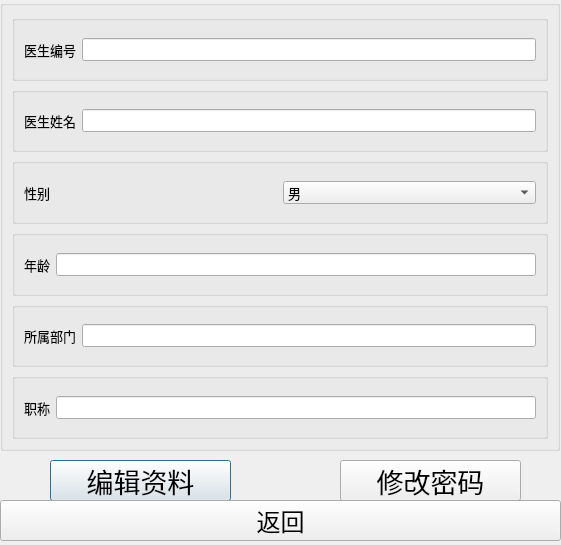
<?xml version="1.0" encoding="UTF-8"?>
<ui version="4.0">
 <class>Dialog</class>
 <widget class="QDialog" name="Dialog">
  <property name="geometry">
   <rect>
    <x>0</x>
    <y>0</y>
    <width>561</width>
    <height>545</height>
   </rect>
  </property>
  <property name="windowTitle">
   <string>Dialog</string>
  </property>
  <widget class="QPushButton" name="pushButton_edit">
   <property name="geometry">
    <rect>
     <x>50</x>
     <y>460</y>
     <width>181</width>
     <height>41</height>
    </rect>
   </property>
   <property name="font">
    <font>
     <pointsize>20</pointsize>
    </font>
   </property>
   <property name="text">
    <string>编辑资料</string>
   </property>
  </widget>
  <widget class="QGroupBox" name="groupBox_total">
   <property name="geometry">
    <rect>
     <x>0</x>
     <y>0</y>
     <width>560</width>
     <height>451</height>
    </rect>
   </property>
   <property name="font">
    <font>
     <pointsize>10</pointsize>
    </font>
   </property>
   <property name="title">
    <string/>
   </property>
   <layout class="QVBoxLayout" name="verticalLayout">
    <item>
     <widget class="QGroupBox" name="groupBox_dno">
      <property name="font">
       <font>
        <pointsize>10</pointsize>
       </font>
      </property>
      <property name="title">
       <string/>
      </property>
      <layout class="QHBoxLayout" name="horizontalLayout_8">
       <item>
        <widget class="QLabel" name="label_dno">
         <property name="font">
          <font>
           <pointsize>10</pointsize>
          </font>
         </property>
         <property name="text">
          <string>医生编号</string>
         </property>
        </widget>
       </item>
       <item>
        <widget class="QLineEdit" name="lineEdit_dno">
         <property name="font">
          <font>
           <pointsize>10</pointsize>
          </font>
         </property>
        </widget>
       </item>
      </layout>
     </widget>
    </item>
    <item>
     <widget class="QGroupBox" name="groupBox_dname">
      <property name="font">
       <font>
        <pointsize>10</pointsize>
       </font>
      </property>
      <property name="title">
       <string/>
      </property>
      <layout class="QHBoxLayout" name="horizontalLayout_9">
       <item>
        <widget class="QLabel" name="label_dname">
         <property name="font">
          <font>
           <pointsize>10</pointsize>
          </font>
         </property>
         <property name="text">
          <string>医生姓名</string>
         </property>
        </widget>
       </item>
       <item>
        <widget class="QLineEdit" name="lineEdit_dname">
         <property name="font">
          <font>
           <pointsize>10</pointsize>
          </font>
         </property>
        </widget>
       </item>
      </layout>
     </widget>
    </item>
    <item>
     <widget class="QGroupBox" name="groupBox_dsex">
      <property name="font">
       <font>
        <pointsize>10</pointsize>
       </font>
      </property>
      <property name="title">
       <string/>
      </property>
      <layout class="QHBoxLayout" name="horizontalLayout_10">
       <item>
        <widget class="QLabel" name="label_dsex">
         <property name="font">
          <font>
           <pointsize>10</pointsize>
          </font>
         </property>
         <property name="text">
          <string>性别</string>
         </property>
        </widget>
       </item>
       <item>
        <widget class="QComboBox" name="comboBox_dsex">
         <property name="font">
          <font>
           <pointsize>10</pointsize>
          </font>
         </property>
         <item>
          <property name="text">
           <string>男</string>
          </property>
         </item>
         <item>
          <property name="text">
           <string>女</string>
          </property>
         </item>
        </widget>
       </item>
      </layout>
     </widget>
    </item>
    <item>
     <widget class="QGroupBox" name="groupBox_dage">
      <property name="font">
       <font>
        <pointsize>10</pointsize>
       </font>
      </property>
      <property name="title">
       <string/>
      </property>
      <layout class="QHBoxLayout" name="horizontalLayout_4">
       <item>
        <widget class="QLabel" name="label_dage">
         <property name="font">
          <font>
           <pointsize>10</pointsize>
          </font>
         </property>
         <property name="text">
          <string>年龄</string>
         </property>
        </widget>
       </item>
       <item>
        <widget class="QLineEdit" name="lineEdit_dage">
         <property name="font">
          <font>
           <pointsize>10</pointsize>
          </font>
         </property>
        </widget>
       </item>
      </layout>
     </widget>
    </item>
    <item>
     <widget class="QGroupBox" name="groupBox_dept">
      <property name="font">
       <font>
        <pointsize>10</pointsize>
       </font>
      </property>
      <property name="title">
       <string/>
      </property>
      <layout class="QHBoxLayout" name="horizontalLayout_5">
       <item>
        <widget class="QLabel" name="label_dept">
         <property name="font">
          <font>
           <pointsize>10</pointsize>
          </font>
         </property>
         <property name="text">
          <string>所属部门</string>
         </property>
        </widget>
       </item>
       <item>
        <widget class="QLineEdit" name="lineEdit_dept">
         <property name="font">
          <font>
           <pointsize>10</pointsize>
          </font>
         </property>
        </widget>
       </item>
      </layout>
     </widget>
    </item>
    <item>
     <widget class="QGroupBox" name="groupBox_title">
      <property name="font">
       <font>
        <pointsize>10</pointsize>
       </font>
      </property>
      <property name="title">
       <string/>
      </property>
      <layout class="QHBoxLayout" name="horizontalLayout_6">
       <item>
        <widget class="QLabel" name="label_title">
         <property name="font">
          <font>
           <pointsize>10</pointsize>
          </font>
         </property>
         <property name="text">
          <string>职称</string>
         </property>
        </widget>
       </item>
       <item>
        <widget class="QLineEdit" name="lineEdit_title">
         <property name="font">
          <font>
           <pointsize>10</pointsize>
          </font>
         </property>
        </widget>
       </item>
      </layout>
     </widget>
    </item>
   </layout>
  </widget>
  <widget class="QPushButton" name="pushButton_password">
   <property name="geometry">
    <rect>
     <x>340</x>
     <y>460</y>
     <width>181</width>
     <height>41</height>
    </rect>
   </property>
   <property name="font">
    <font>
     <pointsize>20</pointsize>
    </font>
   </property>
   <property name="text">
    <string>修改密码</string>
   </property>
  </widget>
  <widget class="QPushButton" name="pushButton_back">
   <property name="geometry">
    <rect>
     <x>0</x>
     <y>500</y>
     <width>561</width>
     <height>41</height>
    </rect>
   </property>
   <property name="font">
    <font>
     <pointsize>18</pointsize>
    </font>
   </property>
   <property name="text">
    <string>返回</string>
   </property>
  </widget>
 </widget>
 <resources/>
 <connections/>
</ui>
